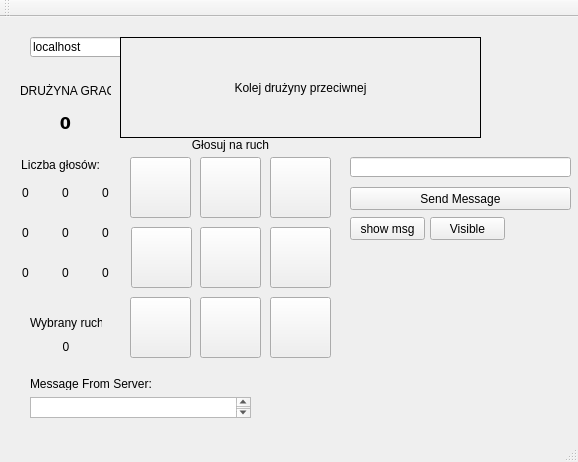
<?xml version="1.0" encoding="UTF-8"?>
<ui version="4.0">
 <class>joCirclenXappClass</class>
 <widget class="QMainWindow" name="joCirclenXappClass">
  <property name="geometry">
   <rect>
    <x>0</x>
    <y>0</y>
    <width>578</width>
    <height>462</height>
   </rect>
  </property>
  <property name="windowTitle">
   <string>joCirclenXapp</string>
  </property>
  <widget class="QWidget" name="centralWidget">
   <widget class="QTextEdit" name="messageBox">
    <property name="geometry">
     <rect>
      <x>30</x>
      <y>380</y>
      <width>221</width>
      <height>21</height>
     </rect>
    </property>
   </widget>
   <widget class="QLabel" name="messageLabel">
    <property name="geometry">
     <rect>
      <x>30</x>
      <y>360</y>
      <width>256</width>
      <height>13</height>
     </rect>
    </property>
    <property name="text">
     <string>Message From Server:</string>
    </property>
   </widget>
   <widget class="QLabel" name="teamLabel">
    <property name="geometry">
     <rect>
      <x>20</x>
      <y>83</y>
      <width>91</width>
      <height>46</height>
     </rect>
    </property>
    <property name="font">
     <font>
      <family>Verdana</family>
      <pointsize>12</pointsize>
      <weight>75</weight>
      <bold>true</bold>
     </font>
    </property>
    <property name="cursor">
     <cursorShape>WhatsThisCursor</cursorShape>
    </property>
    <property name="autoFillBackground">
     <bool>false</bool>
    </property>
    <property name="text">
     <string>0</string>
    </property>
    <property name="alignment">
     <set>Qt::AlignCenter</set>
    </property>
   </widget>
   <widget class="QLabel" name="label_2">
    <property name="geometry">
     <rect>
      <x>20</x>
      <y>50</y>
      <width>91</width>
      <height>47</height>
     </rect>
    </property>
    <property name="text">
     <string>DRUŻYNA GRACZA</string>
    </property>
   </widget>
   <widget class="QPushButton" name="team2">
    <property name="geometry">
     <rect>
      <x>230</x>
      <y>70</y>
      <width>91</width>
      <height>51</height>
     </rect>
    </property>
    <property name="text">
     <string>O</string>
    </property>
   </widget>
   <widget class="QPushButton" name="team1">
    <property name="geometry">
     <rect>
      <x>130</x>
      <y>70</y>
      <width>91</width>
      <height>51</height>
     </rect>
    </property>
    <property name="text">
     <string>X</string>
    </property>
   </widget>
   <widget class="QLabel" name="label">
    <property name="geometry">
     <rect>
      <x>130</x>
      <y>50</y>
      <width>191</width>
      <height>21</height>
     </rect>
    </property>
    <property name="text">
     <string>Dołącz do drużyny</string>
    </property>
    <property name="alignment">
     <set>Qt::AlignCenter</set>
    </property>
   </widget>
   <widget class="QPushButton" name="sendButton">
    <property name="geometry">
     <rect>
      <x>350</x>
      <y>170</y>
      <width>221</width>
      <height>23</height>
     </rect>
    </property>
    <property name="text">
     <string>Send Message</string>
    </property>
   </widget>
   <widget class="QLineEdit" name="messageEdit">
    <property name="geometry">
     <rect>
      <x>350</x>
      <y>140</y>
      <width>221</width>
      <height>20</height>
     </rect>
    </property>
   </widget>
   <widget class="QLabel" name="moveLabel">
    <property name="geometry">
     <rect>
      <x>30</x>
      <y>320</y>
      <width>72</width>
      <height>20</height>
     </rect>
    </property>
    <property name="text">
     <string>0</string>
    </property>
    <property name="alignment">
     <set>Qt::AlignCenter</set>
    </property>
   </widget>
   <widget class="QLabel" name="label_3">
    <property name="geometry">
     <rect>
      <x>30</x>
      <y>290</y>
      <width>72</width>
      <height>32</height>
     </rect>
    </property>
    <property name="text">
     <string>Wybrany ruch:</string>
    </property>
   </widget>
   <widget class="QLabel" name="label_4">
    <property name="geometry">
     <rect>
      <x>20</x>
      <y>140</y>
      <width>81</width>
      <height>16</height>
     </rect>
    </property>
    <property name="text">
     <string>Liczba głosów:</string>
    </property>
    <property name="alignment">
     <set>Qt::AlignCenter</set>
    </property>
   </widget>
   <widget class="QLabel" name="label_5">
    <property name="geometry">
     <rect>
      <x>130</x>
      <y>120</y>
      <width>201</width>
      <height>16</height>
     </rect>
    </property>
    <property name="text">
     <string>Głosuj na ruch</string>
    </property>
    <property name="alignment">
     <set>Qt::AlignCenter</set>
    </property>
   </widget>
   <widget class="QLabel" name="lcd1">
    <property name="geometry">
     <rect>
      <x>10</x>
      <y>160</y>
      <width>31</width>
      <height>31</height>
     </rect>
    </property>
    <property name="text">
     <string>0</string>
    </property>
    <property name="alignment">
     <set>Qt::AlignCenter</set>
    </property>
   </widget>
   <widget class="QLabel" name="lcd2">
    <property name="geometry">
     <rect>
      <x>50</x>
      <y>160</y>
      <width>31</width>
      <height>31</height>
     </rect>
    </property>
    <property name="text">
     <string>0</string>
    </property>
    <property name="alignment">
     <set>Qt::AlignCenter</set>
    </property>
   </widget>
   <widget class="QLabel" name="lcd3">
    <property name="geometry">
     <rect>
      <x>90</x>
      <y>160</y>
      <width>31</width>
      <height>31</height>
     </rect>
    </property>
    <property name="text">
     <string>0</string>
    </property>
    <property name="alignment">
     <set>Qt::AlignCenter</set>
    </property>
   </widget>
   <widget class="QLabel" name="lcd4">
    <property name="geometry">
     <rect>
      <x>10</x>
      <y>200</y>
      <width>31</width>
      <height>31</height>
     </rect>
    </property>
    <property name="text">
     <string>0</string>
    </property>
    <property name="alignment">
     <set>Qt::AlignCenter</set>
    </property>
   </widget>
   <widget class="QLabel" name="lcd5">
    <property name="geometry">
     <rect>
      <x>50</x>
      <y>200</y>
      <width>31</width>
      <height>31</height>
     </rect>
    </property>
    <property name="text">
     <string>0</string>
    </property>
    <property name="alignment">
     <set>Qt::AlignCenter</set>
    </property>
   </widget>
   <widget class="QLabel" name="lcd6">
    <property name="geometry">
     <rect>
      <x>90</x>
      <y>200</y>
      <width>31</width>
      <height>31</height>
     </rect>
    </property>
    <property name="text">
     <string>0</string>
    </property>
    <property name="alignment">
     <set>Qt::AlignCenter</set>
    </property>
   </widget>
   <widget class="QLabel" name="lcd7">
    <property name="geometry">
     <rect>
      <x>10</x>
      <y>240</y>
      <width>31</width>
      <height>31</height>
     </rect>
    </property>
    <property name="text">
     <string>0</string>
    </property>
    <property name="alignment">
     <set>Qt::AlignCenter</set>
    </property>
   </widget>
   <widget class="QLabel" name="lcd8">
    <property name="geometry">
     <rect>
      <x>50</x>
      <y>240</y>
      <width>31</width>
      <height>31</height>
     </rect>
    </property>
    <property name="text">
     <string>0</string>
    </property>
    <property name="alignment">
     <set>Qt::AlignCenter</set>
    </property>
   </widget>
   <widget class="QLabel" name="lcd9">
    <property name="geometry">
     <rect>
      <x>90</x>
      <y>240</y>
      <width>31</width>
      <height>31</height>
     </rect>
    </property>
    <property name="text">
     <string>0</string>
    </property>
    <property name="alignment">
     <set>Qt::AlignCenter</set>
    </property>
   </widget>
   <widget class="QLabel" name="fillLabel">
    <property name="enabled">
     <bool>true</bool>
    </property>
    <property name="geometry">
     <rect>
      <x>120</x>
      <y>20</y>
      <width>361</width>
      <height>101</height>
     </rect>
    </property>
    <property name="autoFillBackground">
     <bool>true</bool>
    </property>
    <property name="frameShape">
     <enum>QFrame::Box</enum>
    </property>
    <property name="frameShadow">
     <enum>QFrame::Plain</enum>
    </property>
    <property name="text">
     <string>Kolej drużyny przeciwnej</string>
    </property>
    <property name="alignment">
     <set>Qt::AlignCenter</set>
    </property>
    <property name="wordWrap">
     <bool>false</bool>
    </property>
   </widget>
   <widget class="QPushButton" name="pushButton">
    <property name="geometry">
     <rect>
      <x>430</x>
      <y>200</y>
      <width>75</width>
      <height>23</height>
     </rect>
    </property>
    <property name="text">
     <string>Visible</string>
    </property>
   </widget>
   <widget class="QPushButton" name="showmsgbutton">
    <property name="geometry">
     <rect>
      <x>350</x>
      <y>200</y>
      <width>75</width>
      <height>23</height>
     </rect>
    </property>
    <property name="text">
     <string>show msg</string>
    </property>
   </widget>
   <widget class="QLineEdit" name="serverIP">
    <property name="geometry">
     <rect>
      <x>30</x>
      <y>20</y>
      <width>141</width>
      <height>20</height>
     </rect>
    </property>
    <property name="text">
     <string>localhost</string>
    </property>
   </widget>
   <widget class="QLineEdit" name="serverPort">
    <property name="geometry">
     <rect>
      <x>180</x>
      <y>20</y>
      <width>141</width>
      <height>20</height>
     </rect>
    </property>
    <property name="text">
     <string>1111</string>
    </property>
   </widget>
   <widget class="QPushButton" name="b3">
    <property name="geometry">
     <rect>
      <x>270</x>
      <y>140</y>
      <width>61</width>
      <height>61</height>
     </rect>
    </property>
    <property name="text">
     <string/>
    </property>
   </widget>
   <widget class="QPushButton" name="b2">
    <property name="geometry">
     <rect>
      <x>200</x>
      <y>140</y>
      <width>61</width>
      <height>61</height>
     </rect>
    </property>
    <property name="text">
     <string/>
    </property>
   </widget>
   <widget class="QPushButton" name="b1">
    <property name="geometry">
     <rect>
      <x>130</x>
      <y>140</y>
      <width>61</width>
      <height>61</height>
     </rect>
    </property>
    <property name="text">
     <string/>
    </property>
   </widget>
   <widget class="QPushButton" name="b6">
    <property name="geometry">
     <rect>
      <x>270</x>
      <y>210</y>
      <width>61</width>
      <height>61</height>
     </rect>
    </property>
    <property name="text">
     <string/>
    </property>
   </widget>
   <widget class="QPushButton" name="b4">
    <property name="geometry">
     <rect>
      <x>131</x>
      <y>210</y>
      <width>61</width>
      <height>61</height>
     </rect>
    </property>
    <property name="text">
     <string/>
    </property>
   </widget>
   <widget class="QPushButton" name="b5">
    <property name="geometry">
     <rect>
      <x>200</x>
      <y>210</y>
      <width>61</width>
      <height>61</height>
     </rect>
    </property>
    <property name="text">
     <string/>
    </property>
   </widget>
   <widget class="QPushButton" name="b9">
    <property name="geometry">
     <rect>
      <x>270</x>
      <y>280</y>
      <width>61</width>
      <height>61</height>
     </rect>
    </property>
    <property name="text">
     <string/>
    </property>
   </widget>
   <widget class="QPushButton" name="b7">
    <property name="geometry">
     <rect>
      <x>130</x>
      <y>280</y>
      <width>61</width>
      <height>61</height>
     </rect>
    </property>
    <property name="text">
     <string/>
    </property>
   </widget>
   <widget class="QPushButton" name="b8">
    <property name="geometry">
     <rect>
      <x>200</x>
      <y>280</y>
      <width>61</width>
      <height>61</height>
     </rect>
    </property>
    <property name="text">
     <string/>
    </property>
   </widget>
   <zorder>messageBox</zorder>
   <zorder>messageLabel</zorder>
   <zorder>teamLabel</zorder>
   <zorder>label_2</zorder>
   <zorder>team2</zorder>
   <zorder>team1</zorder>
   <zorder>label</zorder>
   <zorder>sendButton</zorder>
   <zorder>messageEdit</zorder>
   <zorder>moveLabel</zorder>
   <zorder>label_3</zorder>
   <zorder>label_4</zorder>
   <zorder>label_5</zorder>
   <zorder>lcd1</zorder>
   <zorder>lcd2</zorder>
   <zorder>lcd3</zorder>
   <zorder>lcd4</zorder>
   <zorder>lcd5</zorder>
   <zorder>lcd6</zorder>
   <zorder>lcd7</zorder>
   <zorder>lcd8</zorder>
   <zorder>lcd9</zorder>
   <zorder>pushButton</zorder>
   <zorder>showmsgbutton</zorder>
   <zorder>serverIP</zorder>
   <zorder>serverPort</zorder>
   <zorder>b3</zorder>
   <zorder>b3</zorder>
   <zorder>b2</zorder>
   <zorder>b1</zorder>
   <zorder>b6</zorder>
   <zorder>b4</zorder>
   <zorder>b5</zorder>
   <zorder>b9</zorder>
   <zorder>b7</zorder>
   <zorder>b8</zorder>
   <zorder>fillLabel</zorder>
  </widget>
  <widget class="QMenuBar" name="menuBar">
   <property name="geometry">
    <rect>
     <x>0</x>
     <y>0</y>
     <width>578</width>
     <height>21</height>
    </rect>
   </property>
  </widget>
  <widget class="QToolBar" name="mainToolBar">
   <attribute name="toolBarArea">
    <enum>TopToolBarArea</enum>
   </attribute>
   <attribute name="toolBarBreak">
    <bool>false</bool>
   </attribute>
  </widget>
  <widget class="QStatusBar" name="statusBar"/>
 </widget>
 <layoutdefault spacing="6" margin="11"/>
 <resources>
  <include location="jocirclenxapp.qrc"/>
 </resources>
 <connections/>
</ui>
